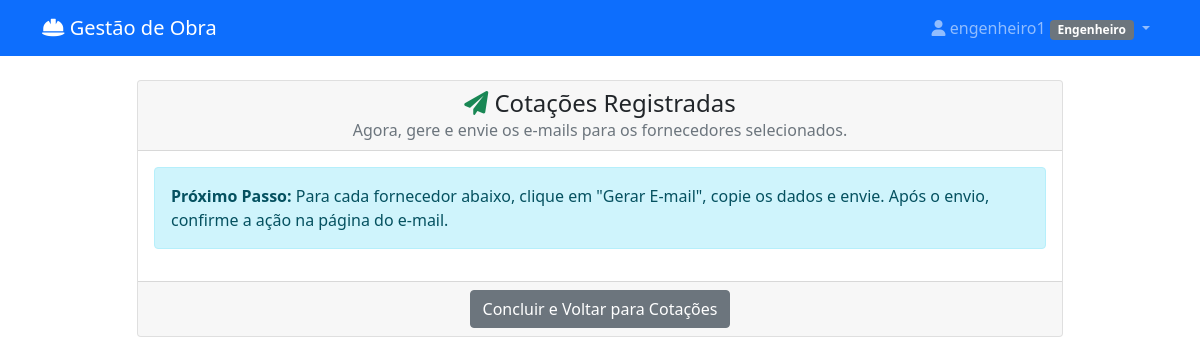
Before: /solicitacao/2/confirmar-envios/?envios_ids=2 (signed in) with the older database file.
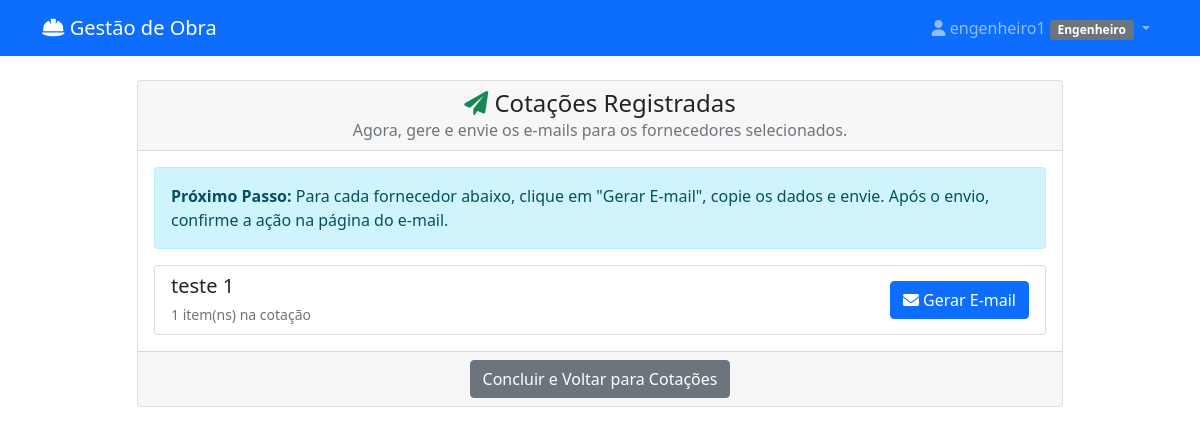
After: the same page with the newer database file.
### materiais/models.py (models this page shows, shortened)
class EnvioCotacao(models.Model):
    FORMAS_PAGAMENTO = [
        ('avista', 'À Vista'),
        ('pix', 'Pix'),
        ('boleto', 'Boleto Bancário'),
        ('cartao_credito', 'Cartão de Crédito'),
        ('cartao_debito', 'Cartão de Débito'),
        ('transferencia', 'Transferência Bancária'),
        ('a_negociar', 'A Negociar'),
    ]
    solicitacao = models.ForeignKey(SolicitacaoCompra, on_delete=models.CASCADE, related_name='envios_cotacao')
    fornecedor = models.ForeignKey(Fornecedor, on_delete=models.CASCADE, related_name='cotacoes_enviadas')
    itens = models.ManyToManyField(ItemSolicitacao, related_name='envios')
    data_envio = models.DateTimeField(auto_now_add=True)
    prazo_resposta = models.DateField(null=True, blank=True)
    observacoes = models.TextField(blank=True)
    status = models.CharField(max_length=20, choices=[('aguardando', 'Aguardando Resposta'), ('respondido', 'Respondido')], default='aguardando')
    forma_pagamento = models.CharField(max_length=20, choices=FORMAS_PAGAMENTO, default='a_negociar', verbose_name="Forma de Pagamento Sugerida")
    prazo_pagamento = models.PositiveIntegerField(default=0, verbose_name="Prazo de Pagamento (dias)", help_text="Prazo de pagamento sugerido ao fornecedor em dias.")
    class Meta:
        verbose_name = "Envio de Cotação"
        verbose_name_plural = "Envios de Cotação"

class Fornecedor(models.Model):
    TIPO_CHOICES = [
        ('material', 'Material'),
        ('servico', 'Serviço'),
        ('ambos', 'Ambos'),
    ]
    nome_fantasia = models.CharField(max_length=200, verbose_name="Nome Fantasia")
    razao_social = models.CharField(max_length=200, verbose_name="Razão Social")
    cnpj = models.CharField(max_length=18, unique=True)
    tipo = models.CharField(max_length=10, choices=TIPO_CHOICES, default='material', verbose_name="Tipo")
    produtos_fornecidos = models.ManyToManyField(
        'CategoriaItem',
        blank=True,
        verbose_name="Produtos/Serviços Fornecidos",
        limit_choices_to={'categoria_mae__isnull': False}
    )
    email = models.EmailField()
    contato_nome = models.CharField(max_length=100, blank=True, verbose_name="Nome do Contato")
    contato_telefone = models.CharField(max_length=15, blank=True, verbose_name="Telefone do Contato")
    contato_whatsapp = models.CharField(max_length=15, blank=True, verbose_name="WhatsApp do Contato")
    cep = models.CharField(max_length=9, blank=True, verbose_name="CEP")
    logradouro = models.CharField(max_length=255, blank=True, verbose_name="Logradouro")
    numero = models.CharField(max_length=20, blank=True, verbose_name="Número")
    bairro = models.CharField(max_length=100, blank=True, verbose_name="Bairro")
    cidade = models.CharField(max_length=100, blank=True, verbose_name="Cidade")
    estado = models.CharField(max_length=2, blank=True, verbose_name="UF")
    ativo = models.BooleanField(default=True)
    class Meta:
        verbose_name = "Fornecedor"
        verbose_name_plural = "Fornecedores"

### materiais/views.py (the view)
# urls.py: path('solicitacao/<int:solicitacao_id>/confirmar-envios/', views.confirmar_envios_cotacao, name='confirmar_envios_cotacao'),
@login_required
def confirmar_envios_cotacao(request, solicitacao_id):
    solicitacao = get_object_or_404(SolicitacaoCompra, id=solicitacao_id)
    envios_ids_str = request.GET.get('envios_ids', '')
    if envios_ids_str:
        envios_ids = [int(eid) for eid in envios_ids_str.split(',')]
        envios = EnvioCotacao.objects.filter(id__in=envios_ids).select_related('fornecedor').prefetch_related('itens')
    else:
        envios = EnvioCotacao.objects.none()
    context = {
        'solicitacao': solicitacao,
        'envios': envios
    }
    return render(request, 'materiais/confirmar_envios.html', context)

### materiais/templates/materiais/confirmar_envios.html (shortened to what this page needs)
{% extends 'materiais/base.html' %}
{% block content %}
<div class="row justify-content-center">
    <div class="col-lg-10">
        <div class="card">
            <div class="card-header text-center">
                <h4 class="mb-0"><i class="fas fa-paper-plane text-success"></i> Cotações Registradas</h4>
                <p class="text-muted mb-0">Agora, gere e envie os e-mails para os fornecedores selecionados.</p>
            </div>
            <div class="card-body">
                <div class="alert alert-info">
                    <strong>Próximo Passo:</strong> Para cada fornecedor abaixo, clique em "Gerar E-mail", copie os dados e envie. Após o envio, confirme a ação na página do e-mail.
                </div>
                <ul class="list-group">
                    {% for envio in envios %}
                    <li class="list-group-item d-flex justify-content-between align-items-center">
                        <div>
                            <h5 class="mb-1">{{ envio.fornecedor.nome_fantasia }}</h5>
                            <small class="text-muted">{{ envio.itens.count }} item(ns) na cotação</small>
                        </div>
                        <a href="{% url 'materiais:gerar_email_cotacao' envio.id %}" class="btn btn-primary">
                           <i class="fas fa-envelope"></i> Gerar E-mail
                        </a>
                    </li>
                    {% endfor %}
                </ul>
            </div>
            <div class="card-footer text-center">
                <a href="{% url 'materiais:gerenciar_cotacoes' %}?tab=aguardando" class="btn btn-secondary">
                    Concluir e Voltar para Cotações
                </a>
            </div>
        </div>
    </div>
</div>
{% endblock %}

Changed rows visible on the page:
added EnvioCotacao: fornecedor.nome_fantasia "teste 1", itens.count "1"
